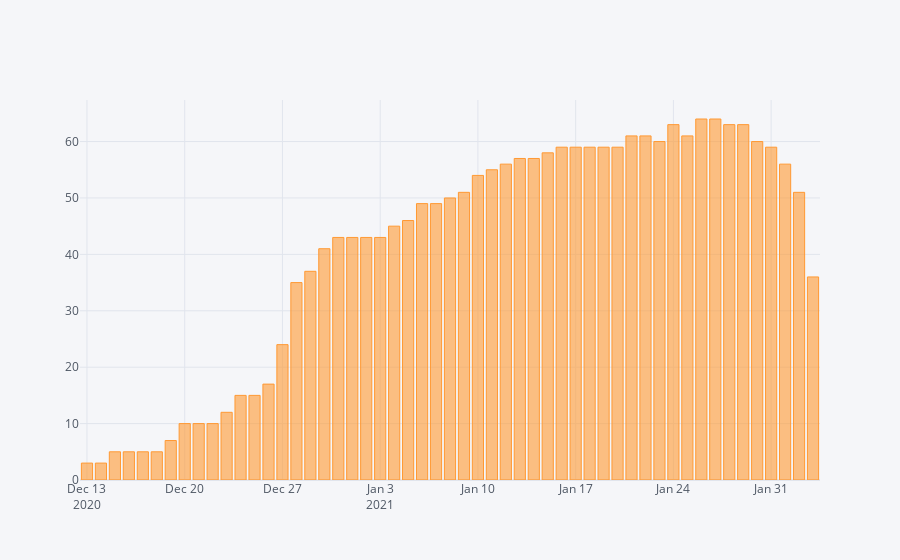

The notebook cell this image was saved under:
### Code cell
cv.date.value_counts().sort_values(ascending=False).iplot(kind="bar")
print("The process of vaccination is increasing day by day")

### Figure 1 — Plotly figure (JSON) as saved in the notebook; plotly's stock layout.template omitted (floating-point values rounded to 4 significant figures)
{"data": [{"marker": {"color": "rgba(255, 153, 51, 0.6)", "line": {"color": "rgba(255, 153, 51, 1.0)", "width": 1}}, "name": "date", "orientation": "v", "text": "", "type": "bar", "x": ["2021-01-26", "2021-01-27", "2021-01-28", "2021-01-29", "2021-01-24", "2021-01-21", "2021-01-22", "2021-01-25", "2021-01-23", "2021-01-30", "2021-01-31", "2021-01-16", "2021-01-19", "2021-01-17", "2021-01-20", "2021-01-18", "2021-01-15", "2021-01-13", "2021-01-14", "2021-01-12", "2021-02-01", "2021-01-11", "2021-01-10", "2021-02-02", "2021-01-09", "2021-01-08", "2021-01-07", "2021-01-06", "2021-01-05", "2021-01-04", "2021-01-02", "2021-01-03", "2021-01-01", "2020-12-31", "2020-12-30", "2020-12-29", "2021-02-03", "2020-12-28", "2020-12-27", "2020-12-26", "2020-12-24", "2020-12-25", "2020-12-23", "2020-12-20", "2020-12-22", "2020-12-21", "2020-12-19", "2020-12-17", "2020-12-18", "2020-12-16", "2020-12-15", "2020-12-13", "2020-12-14"], "y": [64, 64, 63, 63, 63, 61, 61, 61, 60, 60, 59, 59, 59, 59, 59, 59, 58, 57, 57, 56, 56, 55, 54, 51, 51, 50, 49, 49, 46, 45, 43, 43, 43, 43, 41, 37, 36, 35, 24, 17, 15, 15, 12, 10, 10, 10, 7, 5, 5, 5, 5, 3, 3]}], "layout": {"legend": {"bgcolor": "#F5F6F9", "font": {"color": "#4D5663"}}, "paper_bgcolor": "#F5F6F9", "plot_bgcolor": "#F5F6F9", "title": {"font": {"color": "#4D5663"}}, "xaxis": {"gridcolor": "#E1E5ED", "showgrid": true, "tickfont": {"color": "#4D5663"}, "title": {"font": {"color": "#4D5663"}, "text": ""}, "zerolinecolor": "#E1E5ED"}, "yaxis": {"gridcolor": "#E1E5ED", "showgrid": true, "tickfont": {"color": "#4D5663"}, "title": {"font": {"color": "#4D5663"}, "text": ""}, "zerolinecolor": "#E1E5ED"}}}
